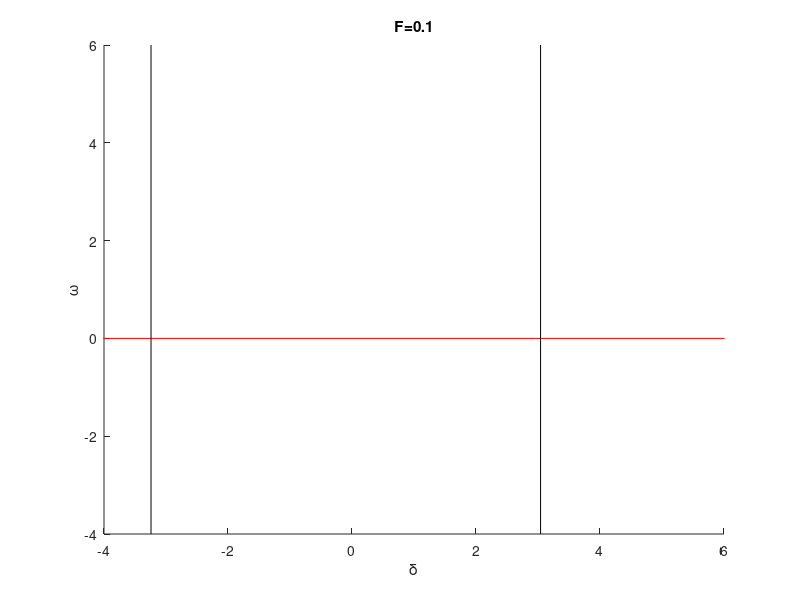

The MATLAB source for this figure: (Note: this script raises an error after producing the figure.)

% -----------------------------------------------------------------------
% Copyright (c) 2011-2020 by Keyou Wang (wangkeyou@sjtu.edu.cn)
% 
% Description:
%  This program is written to draw the bifurcation of the single
%  machine infinite bus (SMIB) system.
%
%  The parameter space will be illustrated as shown in ref[2] after run this script. 
%  
%  If you are interested in the theory of the program. You are recommanded
%  to read my paper [2] or other books or papers on dynamical systems as
%  follows.
%   
% See reference:
% [1]. 齐琛，汪可友，吴盼，李国杰，虚拟同步机功角稳定的参数空间分析,中国电机工程学报，2019
% [2]. K.Wang, M.L.Crow,The Fokker-Planck Equation for Power System Stability
%       Probability Density Function Evolution,IEEE Transactions on Power Systems, 2013
% [3]. A. A. Andronov, A. A. Vitt, and S. E. Khaikin, Theory of Oscillators.
%       New York: Dover, 1966.


clear all;close all;clc;
global F D deltau1
F=0.5;
D=0.2;

Fpool=[0.1 0.2 0.3 0.4 0.5 0.6 0.7 0.8 0.9 0.95 0.98];

% Fpool=[0.5];
DDcr=[];

for kk=1:length(Fpool)
    F=Fpool(kk);
    
    deltas=asin(F);
    deltau1=pi-asin(F);
    deltau2=pi-asin(F)-2*pi;
    
    Area1=F*(deltau1-deltau2);
    
    % Define initial conditions.
    t0 = 0;
    tfinal = 100;
    
    x0 = [deltau2+1e-5 0+1e-5]';
    
    options = odeset('RelTol',1e-4,'AbsTol',[1e-4 1e-4]);
    
    options = odeset(options,'Events',@myevents_twoevents);
    
    % Simulate the differential equation.
    figure
    title(['F=' num2str(F)])
    hold on
    plot([deltau2-1 25],[0 0],'r')
    plot([deltau1 deltau1],[-4 6],'k')
    plot([deltau2 deltau2],[-4 6],'k')
    xlim([-4 6]);
    xlabel('\delta')
    ylabel('\omega')
        
    xstop=[];
        
    if F<2/pi
        Dapp=F/(4/pi);
        Dpool=linspace(0.98,1.1,100)*Dapp;

    elseif 2/pi<F<0.8
        Dapp=F/(4/pi);
        Dpool=linspace(1,1.5,100)*Dapp;
    elseif 0.8<F<1
        Dapp=F;
        Dpool=linspace(0.8,2,100)*Dapp;        
    end

    for k=1:length(Dpool)
        D=Dpool(k);
        [t,x,te,xe,ie] = ode45(@smib,[t0 tfinal],x0,options);
        % Accumulate output.
        
        xstop=[xstop; xe];
        plot(x(:,1),x(:,2),'k')
        if ~isempty(ie)
            switch ie
                case 1
                case 2
                    break;
                otherwise
            end
        end
    end
    
        
    idx=length(xstop(:,1));
    Dpool(idx:idx+1)
    xstop(end,:)
    
    Dcr=mean(Dpool(idx:idx+1));
    
    DDcr=[DDcr Dcr];
    
end

figure

plot(DDcr, Fpool,'o');hold on;
dd=linspace(0, 1.1, 100);
ff=interp1(DDcr,Fpool,dd,'spline');
plot(dd,ff)
plot([0 1.2],[1 1],'k')
ddd=linspace(0, 2/pi, 100);

xlim([0 1.1]);
ylim([0 1.1]);
xlabel('D');

ylabel('P_m/P_{max}');
legend('numerical points','interplated points', 'limit','appro line')

csvwrite('D_F_plot.csv',[DDcr;Fpool]')
 
figure

plot([0 1.2],[1 1],'k','LineWidth',2);hold on;
plot(dd,ff,'k','LineWidth',2)
plot(ddd,ddd*4/pi,'k:','LineWidth',2);
xlim([0 1.1]);
ylim([0 1.2]);
% xlabel('D^\prime');
xlabel('D');
ylabel('F');
text(0.7, 0.4, '\fontsize{16} Region I')
text(0.3, 0.8, '\fontsize{16} Region II')
text(0.5, 1.1, '\fontsize{16} Region III')
% text(0.65, 0.7, '\fontsize{16} F_1(D^\prime)')
text(0.65, 0.7, '\fontsize{16} F_1(D)')



